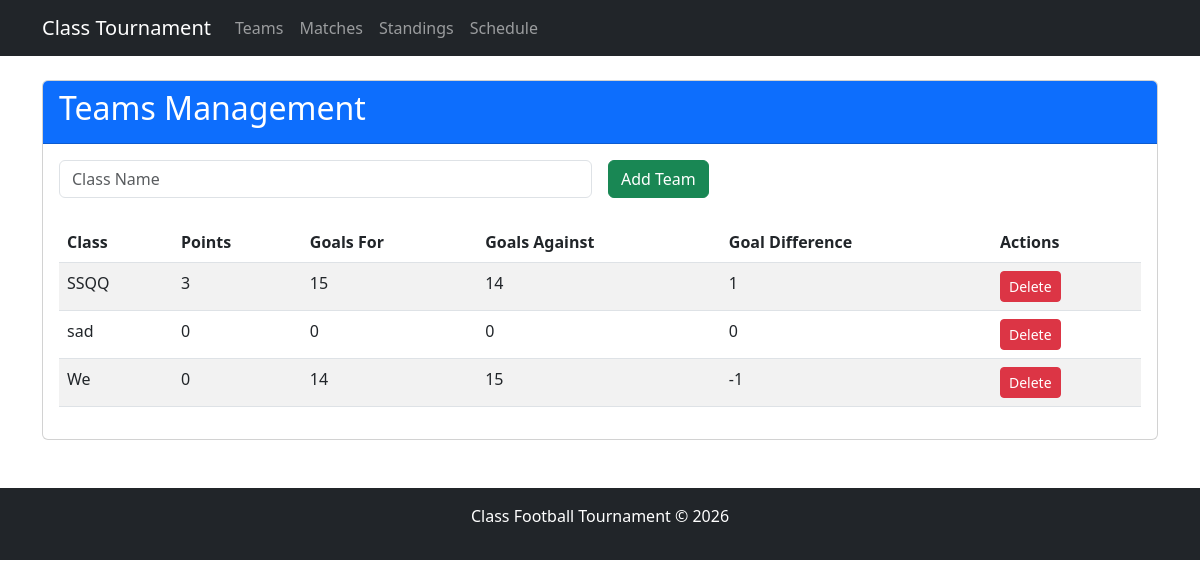
/teams.php, run on the app's committed database.
### tables this page shows
CREATE TABLE `teams` (
  `id` int(11) NOT NULL,
  `class_name` varchar(50) NOT NULL,
  `points` int(11) DEFAULT 0,
  `goals_scored` int(11) DEFAULT 0,
  `goals_conceded` int(11) DEFAULT 0
);

### teams.php (the view, shortened to what this page needs)
<?php
include 'includes/header.php';
$teams = $pdo->query("
    SELECT * FROM teams
    ORDER BY points DESC, (goals_scored - goals_conceded) DESC
")->fetchAll();
?>
<div class="card mb-4">
    <div class="card-header bg-primary text-white">
        <h2>Teams Management</h2>
    </div>
    <div class="card-body">
        <form method="post" class="row g-3 mb-4">
            <div class="col-md-6">
                <input type="text" class="form-control" name="class_name" placeholder="Class Name" required>
            </div>
            <div class="col-md-6">
                <button type="submit" name="add_team" class="btn btn-success">
                    Add Team
                </button>
            </div>
        </form>
        <table class="table table-striped">
            <thead>
                <tr>
                    <th>Class</th>
                    <th>Points</th>
                    <th>Goals For</th>
                    <th>Goals Against</th>
                    <th>Goal Difference</th>
                    <th>Actions</th>
                </tr>
            </thead>
            <tbody>
                <?php foreach ($teams as $team): ?>
                    <tr>
                        <td><?= htmlspecialchars($team['class_name']) ?></td>
                        <td><?= $team['points'] ?></td>
                        <td><?= $team['goals_scored'] ?></td>
                        <td><?= $team['goals_conceded'] ?></td>
                        <td><?= $team['goals_scored'] - $team['goals_conceded'] ?></td>
                        <td>
                            <a href="?delete=<?= $team['id'] ?>"
                               class="btn btn-sm btn-danger"
                               onclick="return confirm('Are you sure?')">
                               Delete
                            </a>
                        </td>
                    </tr>
                <?php endforeach; ?>
            </tbody>
        </table>
    </div>
</div>
<?php include 'includes/footer.php'; ?>

### data on the page
teams: class_name "SSQQ", points "3", goals_scored "15", goals_conceded "14", $team['goals_scored'] - $team['goals_conceded'] "1"
teams: class_name "sad", points "0", goals_scored "0", goals_conceded "0", $team['goals_scored']-$team['goals_conceded'] "0"
teams: class_name "We", points "0", goals_scored "14", goals_conceded "15", $team['goals_scored'] - $team['goals_conceded'] "-1"
